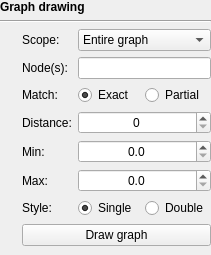
         <widget class="QWidget" name="graphDrawingWidget" native="true">
          <property name="enabled">
           <bool>true</bool>
          </property>
          <layout class="QVBoxLayout" name="verticalLayout_2">
           <property name="leftMargin">
            <number>0</number>
           </property>
           <property name="topMargin">
            <number>0</number>
           </property>
           <property name="rightMargin">
            <number>0</number>
           </property>
           <property name="bottomMargin">
            <number>0</number>
           </property>
           <item>
            <widget class="QLabel" name="label_5">
             <property name="font">
              <font>
               <weight>75</weight>
               <bold>true</bold>
              </font>
             </property>
             <property name="text">
              <string>Graph drawing</string>
             </property>
            </widget>
           </item>
           <item>
            <widget class="Line" name="line">
             <property name="orientation">
              <enum>Qt::Horizontal</enum>
             </property>
            </widget>
           </item>
           <item>
            <widget class="QWidget" name="graphDrawingWidget_2" native="true">
             <layout class="QGridLayout" name="graphDrawingGridLayout">
              <property name="leftMargin">
               <number>0</number>
              </property>
              <property name="topMargin">
               <number>0</number>
              </property>
              <property name="rightMargin">
               <number>0</number>
              </property>
              <item row="2" column="0">
               <widget class="InfoTextWidget" name="startingNodesMatchTypeInfoText" native="true">
                <property name="enabled">
                 <bool>true</bool>
                </property>
                <property name="sizePolicy">
                 <sizepolicy hsizetype="Fixed" vsizetype="Fixed">
                  <horstretch>0</horstretch>
                  <verstretch>0</verstretch>
                 </sizepolicy>
                </property>
                <property name="minimumSize">
                 <size>
                  <width>16</width>
                  <height>16</height>
                 </size>
                </property>
               </widget>
              </item>
              <item row="1" column="0">
               <widget class="InfoTextWidget" name="startingNodesInfoText" native="true">
                <property name="enabled">
                 <bool>true</bool>
                </property>
                <property name="sizePolicy">
                 <sizepolicy hsizetype="Fixed" vsizetype="Fixed">
                  <horstretch>0</horstretch>
                  <verstretch>0</verstretch>
                 </sizepolicy>
                </property>
                <property name="minimumSize">
                 <size>
                  <width>16</width>
                  <height>16</height>
                 </size>
                </property>
               </widget>
              </item>
              <item row="0" column="0">
               <widget class="InfoTextWidget" name="graphScopeInfoText" native="true">
                <property name="sizePolicy">
                 <sizepolicy hsizetype="Fixed" vsizetype="Fixed">
                  <horstretch>0</horstretch>
                  <verstretch>0</verstretch>
                 </sizepolicy>
                </property>
                <property name="minimumSize">
                 <size>
                  <width>16</width>
                  <height>16</height>
                 </size>
                </property>
               </widget>
              </item>
              <item row="2" column="2">
               <widget class="QWidget" name="startingNodesMatchTypeWidget" native="true">
                <layout class="QHBoxLayout" name="horizontalLayout_5">
                 <property name="spacing">
                  <number>0</number>
                 </property>
                 <property name="leftMargin">
                  <number>0</number>
                 </property>
                 <property name="topMargin">
                  <number>0</number>
                 </property>
                 <property name="rightMargin">
                  <number>0</number>
                 </property>
                 <property name="bottomMargin">
                  <number>0</number>
                 </property>
                 <item>
                  <widget class="QRadioButton" name="startingNodesExactMatchRadioButton">
                   <property name="sizePolicy">
                    <sizepolicy hsizetype="Minimum" vsizetype="Fixed">
                     <horstretch>0</horstretch>
                     <verstretch>0</verstretch>
                    </sizepolicy>
                   </property>
                   <property name="text">
                    <string>Exact</string>
                   </property>
                   <property name="checked">
                    <bool>true</bool>
                   </property>
                  </widget>
                 </item>
                 <item>
                  <widget class="QRadioButton" name="startingNodesPartialMatchRadioButton">
                   <property name="sizePolicy">
                    <sizepolicy hsizetype="Minimum" vsizetype="Fixed">
                     <horstretch>0</horstretch>
                     <verstretch>0</verstretch>
                    </sizepolicy>
                   </property>
                   <property name="text">
                    <string>Partial</string>
                   </property>
                  </widget>
                 </item>
                </layout>
               </widget>
              </item>
              <item row="3" column="0">
               <widget class="InfoTextWidget" name="nodeDistanceInfoText" native="true">
                <property name="enabled">
                 <bool>true</bool>
                </property>
                <property name="sizePolicy">
                 <sizepolicy hsizetype="Fixed" vsizetype="Fixed">
                  <horstretch>0</horstretch>
                  <verstretch>0</verstretch>
                 </sizepolicy>
                </property>
                <property name="minimumSize">
                 <size>
                  <width>16</width>
                  <height>16</height>
                 </size>
                </property>
               </widget>
              </item>
              <item row="6" column="0">
               <widget class="InfoTextWidget" name="nodeStyleInfoText" native="true">
                <property name="sizePolicy">
                 <sizepolicy hsizetype="Fixed" vsizetype="Fixed">
                  <horstretch>0</horstretch>
                  <verstretch>0</verstretch>
                 </sizepolicy>
                </property>
                <property name="minimumSize">
                 <size>
                  <width>16</width>
                  <height>16</height>
                 </size>
                </property>
               </widget>
              </item>
              <item row="6" column="2">
               <widget class="QWidget" name="nodeStyleWidget" native="true">
                <layout class="QHBoxLayout" name="horizontalLayout_6">
                 <property name="spacing">
                  <number>0</number>
                 </property>
                 <property name="leftMargin">
                  <number>0</number>
                 </property>
                 <property name="topMargin">
                  <number>0</number>
                 </property>
                 <property name="rightMargin">
                  <number>0</number>
                 </property>
                 <property name="bottomMargin">
                  <number>0</number>
                 </property>
                 <item>
                  <widget class="QRadioButton" name="singleNodesRadioButton">
                   <property name="sizePolicy">
                    <sizepolicy hsizetype="Minimum" vsizetype="Fixed">
                     <horstretch>0</horstretch>
                     <verstretch>0</verstretch>
                    </sizepolicy>
                   </property>
                   <property name="text">
                    <string>Single</string>
                   </property>
                   <property name="checked">
                    <bool>true</bool>
                   </property>
                  </widget>
                 </item>
                 <item>
                  <widget class="QRadioButton" name="doubleNodesRadioButton">
                   <property name="sizePolicy">
                    <sizepolicy hsizetype="Minimum" vsizetype="Fixed">
                     <horstretch>0</horstretch>
                     <verstretch>0</verstretch>
                    </sizepolicy>
                   </property>
                   <property name="text">
                    <string>Double</string>
                   </property>
                  </widget>
                 </item>
                </layout>
               </widget>
              </item>
              <item row="9" column="1" colspan="2">
               <widget class="QPushButton" name="drawGraphButton">
                <property name="text">
                 <string>Draw graph</string>
                </property>
               </widget>
              </item>
              <item row="6" column="1">
               <widget class="QLabel" name="nodeStyleLabel">
                <property name="sizePolicy">
                 <sizepolicy hsizetype="Minimum" vsizetype="Preferred">
                  <horstretch>0</horstretch>
                  <verstretch>0</verstretch>
                 </sizepolicy>
                </property>
                <property name="text">
                 <string>Style:</string>
                </property>
               </widget>
              </item>
              <item row="3" column="2">
               <widget class="QSpinBox" name="nodeDistanceSpinBox">
                <property name="enabled">
                 <bool>true</bool>
                </property>
                <property name="sizePolicy">
                 <sizepolicy hsizetype="Minimum" vsizetype="Fixed">
                  <horstretch>0</horstretch>
                  <verstretch>0</verstretch>
                 </sizepolicy>
                </property>
                <property name="alignment">
                 <set>Qt::AlignCenter</set>
                </property>
                <property name="maximum">
                 <number>10000</number>
                </property>
               </widget>
              </item>
              <item row="1" column="1">
               <widget class="QLabel" name="startingNodesLabel">
                <property name="enabled">
                 <bool>true</bool>
                </property>
                <property name="sizePolicy">
                 <sizepolicy hsizetype="Minimum" vsizetype="Preferred">
                  <horstretch>0</horstretch>
                  <verstretch>0</verstretch>
                 </sizepolicy>
                </property>
                <property name="text">
                 <string>Node(s):</string>
                </property>
               </widget>
              </item>
              <item row="1" column="2">
               <widget class="QLineEdit" name="startingNodesLineEdit">
                <property name="enabled">
                 <bool>true</bool>
                </property>
                <property name="sizePolicy">
                 <sizepolicy hsizetype="Minimum" vsizetype="Fixed">
                  <horstretch>0</horstretch>
                  <verstretch>0</verstretch>
                 </sizepolicy>
                </property>
               </widget>
              </item>
              <item row="0" column="2">
               <widget class="QComboBox" name="graphScopeComboBox">
                <property name="sizePolicy">
                 <sizepolicy hsizetype="Minimum" vsizetype="Fixed">
                  <horstretch>0</horstretch>
                  <verstretch>0</verstretch>
                 </sizepolicy>
                </property>
                <item>
                 <property name="text">
                  <string>Entire graph</string>
                 </property>
                </item>
                <item>
                 <property name="text">
                  <string>Around nodes</string>
                 </property>
                </item>
                <item>
                 <property name="text">
                  <string>Around BLAST hits</string>
                 </property>
                </item>
                <item>
                 <property name="text">
                  <string>Depth range</string>
                 </property>
                </item>
               </widget>
              </item>
              <item row="0" column="1">
               <widget class="QLabel" name="graphScopeLabel">
                <property name="sizePolicy">
                 <sizepolicy hsizetype="Minimum" vsizetype="Preferred">
                  <horstretch>0</horstretch>
                  <verstretch>0</verstretch>
                 </sizepolicy>
                </property>
                <property name="text">
                 <string>Scope:</string>
                </property>
               </widget>
              </item>
              <item row="3" column="1">
               <widget class="QLabel" name="nodeDistanceLabel">
                <property name="enabled">
                 <bool>true</bool>
                </property>
                <property name="text">
                 <string>Distance:</string>
                </property>
               </widget>
              </item>
              <item row="2" column="1">
               <widget class="QLabel" name="startingNodesMatchTypeLabel">
                <property name="enabled">
                 <bool>true</bool>
                </property>
                <property name="sizePolicy">
                 <sizepolicy hsizetype="Minimum" vsizetype="Preferred">
                  <horstretch>0</horstretch>
                  <verstretch>0</verstretch>
                 </sizepolicy>
                </property>
                <property name="text">
                 <string>Match:</string>
                </property>
               </widget>
              </item>
              <item row="4" column="2">
               <widget class="QDoubleSpinBox" name="minDepthSpinBox">
                <property name="alignment">
                 <set>Qt::AlignCenter</set>
                </property>
                <property name="decimals">
                 <number>1</number>
                </property>
                <property name="maximum">
                 <double>1000000.000000000000000</double>
                </property>
               </widget>
              </item>
              <item row="4" column="0">
               <widget class="InfoTextWidget" name="minDepthInfoText" native="true">
                <property name="sizePolicy">
                 <sizepolicy hsizetype="Fixed" vsizetype="Fixed">
                  <horstretch>0</horstretch>
                  <verstretch>0</verstretch>
                 </sizepolicy>
                </property>
                <property name="minimumSize">
                 <size>
                  <width>16</width>
                  <height>16</height>
                 </size>
                </property>
               </widget>
              </item>
              <item row="9" column="0">
               <widget class="InfoTextWidget" name="drawGraphInfoText" native="true">
                <property name="sizePolicy">
                 <sizepolicy hsizetype="Fixed" vsizetype="Fixed">
                  <horstretch>0</horstretch>
                  <verstretch>0</verstretch>
                 </sizepolicy>
                </property>
                <property name="minimumSize">
                 <size>
                  <width>16</width>
                  <height>16</height>
                 </size>
                </property>
               </widget>
              </item>
              <item row="4" column="1">
               <widget class="QLabel" name="minDepthLabel">
                <property name="sizePolicy">
                 <sizepolicy hsizetype="Minimum" vsizetype="Preferred">
                  <horstretch>0</horstretch>
                  <verstretch>0</verstretch>
                 </sizepolicy>
                </property>
                <property name="text">
                 <string>Min:</string>
                </property>
               </widget>
              </item>
              <item row="5" column="0">
               <widget class="InfoTextWidget" name="maxDepthInfoText" native="true">
                <property name="sizePolicy">
                 <sizepolicy hsizetype="Fixed" vsizetype="Fixed">
                  <horstretch>0</horstretch>
                  <verstretch>0</verstretch>
                 </sizepolicy>
                </property>
                <property name="minimumSize">
                 <size>
                  <width>16</width>
                  <height>16</height>
                 </size>
                </property>
               </widget>
              </item>
              <item row="5" column="1">
               <widget class="QLabel" name="maxDepthLabel">
                <property name="sizePolicy">
                 <sizepolicy hsizetype="Minimum" vsizetype="Preferred">
                  <horstretch>0</horstretch>
                  <verstretch>0</verstretch>
                 </sizepolicy>
                </property>
                <property name="text">
                 <string>Max:</string>
                </property>
               </widget>
              </item>
              <item row="5" column="2">
               <widget class="QDoubleSpinBox" name="maxDepthSpinBox">
                <property name="alignment">
                 <set>Qt::AlignCenter</set>
                </property>
                <property name="decimals">
                 <number>1</number>
                </property>
                <property name="maximum">
                 <double>1000000.000000000000000</double>
                </property>
               </widget>
              </item>
             </layout>
            </widget>
           </item>
          </layout>
         </widget>
